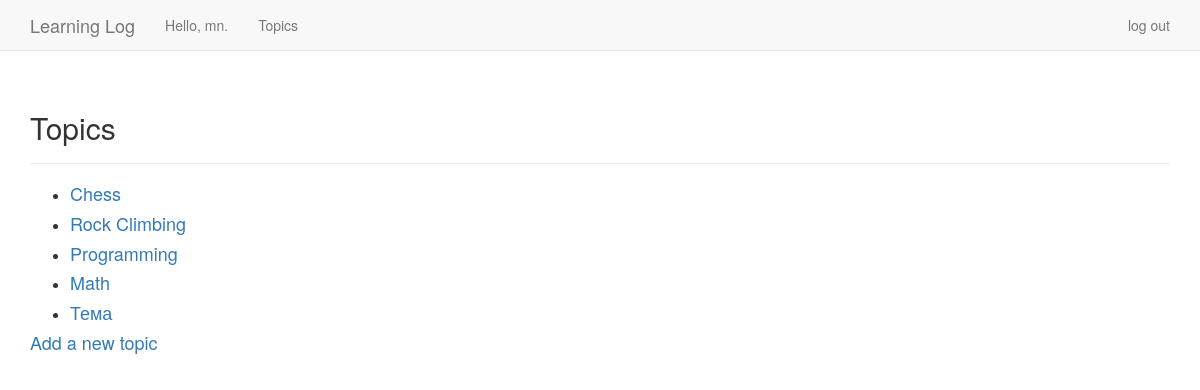
The app's page /topics/ (signed in) with its own data.
### learming_logs_app/models.py (models this page shows)
class Topic(models.Model):
    text = models.CharField(max_length = 200)
    date_added = models.DateTimeField(auto_now_add = True)
    owner = models.ForeignKey(User, on_delete=models.CASCADE)
    def __str__(self):
        return self.text

### learming_logs_app/views.py (the view)
# urls.py: path('topics/', views.topics, name='topics'),
@login_required
def topics(request):
    topics = Topic.objects.filter(owner = request.user).order_by('date_added')
    context = {'topics': topics}
    return render(request, 'learming_logs_app/topics.html', context)

### learming_logs_app/templates/learming_logs_app/topics.html
{% extends "learming_logs_app/base.html" %}
{% block header %}
    <h2>Topics</h2>
{% endblock header %}
{% block content %}
    <ul>
      {% for topic in topics %}
        <li>
          <h4>
            <a href="{% url 'learming_logs_app:topic' topic.id %}">{{ topic }}</a>
          </h4>
        </li>
      {% empty %}
        <li>No topics have been added yet.</li>
      {% endfor %}
    </ul>
    <h4><a href="{% url 'learming_logs_app:new_topic' %}"> Add a new topic</a></h4>
{% endblock content %}

### learming_logs_app/templates/learming_logs_app/base.html (shortened to what this page needs)
{% load bootstrap3 %}
<!DOCTYPE html> <html lang="en">
<head>
       {% bootstrap_css %}
</head>
</head>
<body>
<nav class="navbar navbar-default navbar-static-top">
    <div class="container">
    <div class="navbar-header">
    <a class="navbar-brand" href="{% url 'learming_logs_app:index' %}">
            Learning Log</a>
        </div>
    <div id="navbar" class="navbar-collapse collapse"> <ul class="nav navbar-nav">
        {% if user.is_authenticated %}
        <li><a>Hello, {{ user.username }}.</a></li>
        {% endif %}
        <li><a href="{% url 'learming_logs_app:topics' %}">Topics</a></li>
        </ul>
        <ul class="nav navbar-nav navbar-right">
            {% if user.is_authenticated %}
                <li><a href="{% url 'users:logout' %}?next={% url 'learming_logs_app:index'%}">log out</a></li>
            {% else %}
                <li><a href="{% url 'users:register' %}">register</a></li>
                <li><a href="{% url 'users:login' %}">log in</a></li>
            {% endif %}
        </ul>
    </div>
    </div>
</nav>
<div class="container"> <div class="page-header">
    {% block header %}{% endblock header %}
  </div>
  <div>
    {% block content %}{% endblock content %}
</div>
</div>
</body>
</html>

### records on screen
Topic: text "Chess"
Topic: text "Rock Climbing"
Topic: text "Programming"
Topic: text "Math"
Topic: text "Тема"

### other values on screen
{{ user.username }} "mn"
